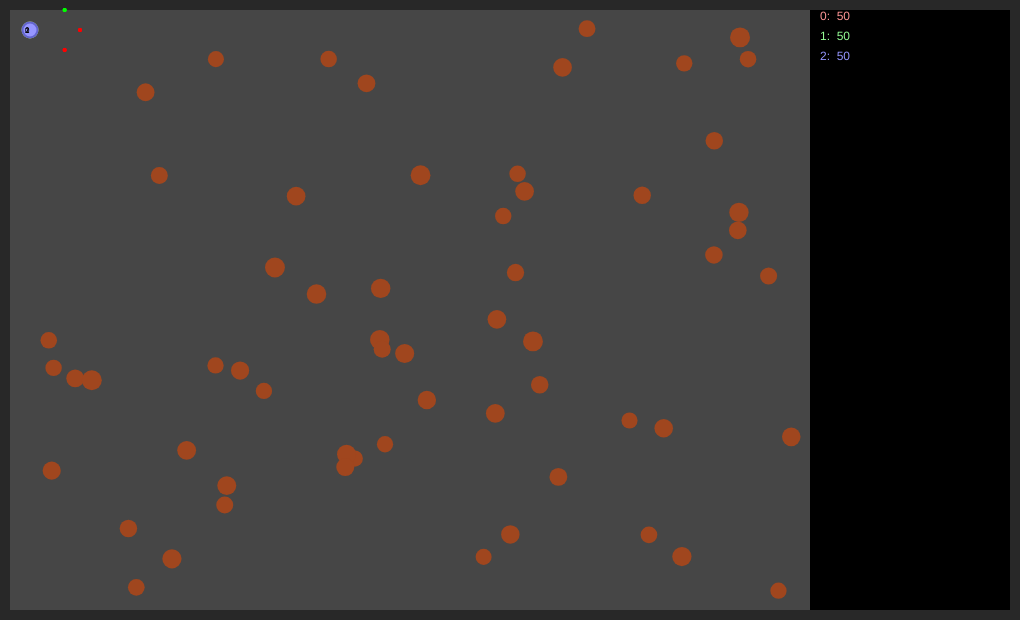
Frame 1 (no input)
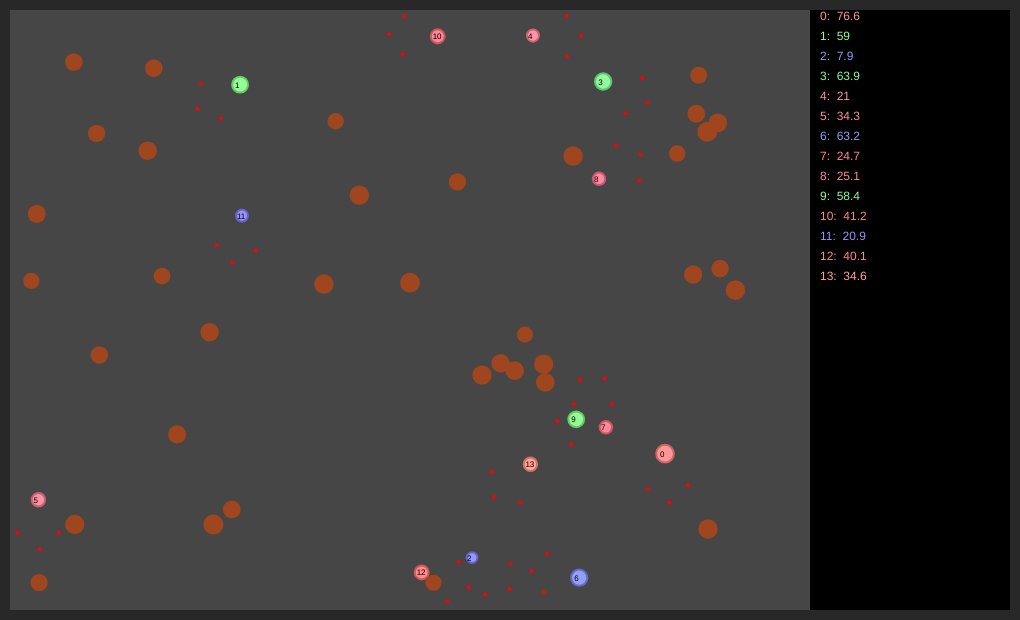
Frame 60 (no input)
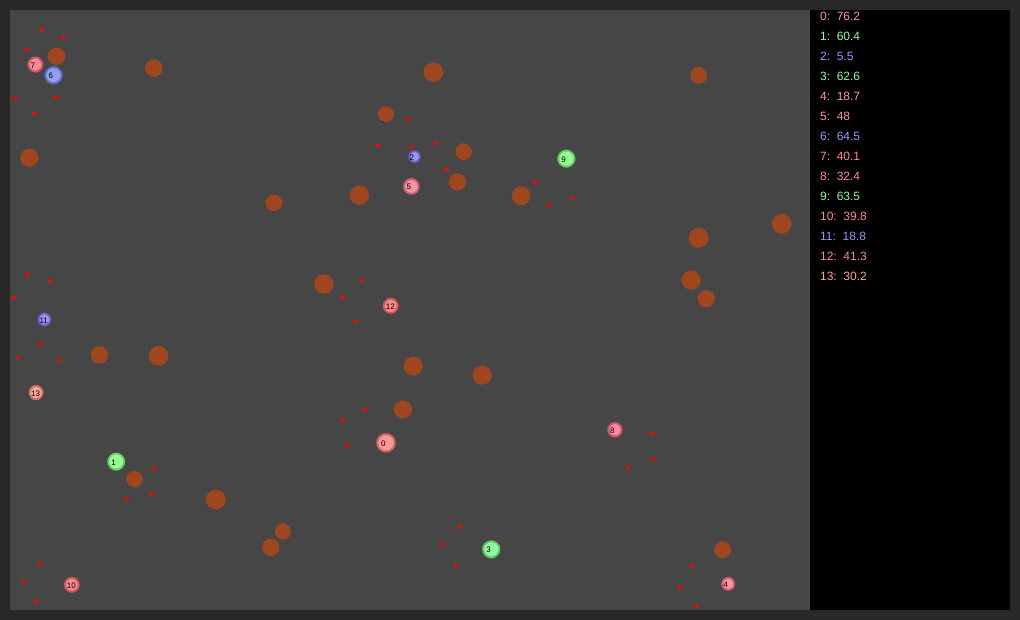
Frame 120 (the mouse pressed at the canvas centre since frame 60)

The p5.js sketch that drew these frames (run headless with seeded random() and noise() and a simulated clock; from frame 60 on, the mouse is pressed at the canvas centre):

// p5.js sketch
// ── sketch.js
var border = 10;
var width = 1000;
var height = 600;
var cubes = [];
var caali = [];
var foods = [];
var cubeCount = 0;
var nutrition = 0.2;
var foodCount = 60;
var passiveConsumption = 0.001;
var i;
var j;
var k;

function setup() {
    
    createCanvas(1000 + 2 * border, 600 + 2 * border);
    frameRate(60);
//    cubes[0] = new Cube();
//    cubes[0].x = 60 + border;
//    cubes[0].y = 100 + border;
//    cubes[0].w = 20;
//    cubes[0].h = 200
//    cubes[1] = new Cube();
//    cubes[1].x = 150 + border;
//    cubes[1].y = 280 + border;
//    cubes[1].w = 300;
//    cubes[1].h = 20;
//    cubes[2] = new Cube();
//    cubes[2].x = 350 + border;
//    cubes[2].y = 200 + border;
//    cubes[2].w = 20;
//    cubes[2].h = 400
//    cubes[3] = new Cube();
//    cubes[3].x = 200 + border;
//    cubes[3].y = 500 + border;
//    cubes[3].w = 400;
//    cubes[3].h = 40;
    
    for (i=0; i<3; i++) {
        caali[i] = new Caalis();
    }
    caali[0].r = 255;
    caali[0].g = 150;
    caali[0].b = 150;
    caali[1].r = 150;
    caali[1].g = 255;
    caali[1].b = 150;
    caali[2].r = 150;
    caali[2].g = 150;
    caali[2].b = 255;
    
    for (i = 0; i < foodCount; i++){
        foods[i] = new Food();
        foods[i].x = random(border + foods[i].size, 800 + border - foods[i].size);
        foods[i].y = random(border + foods[i].size, 600 + border - foods[i].size);
    }
    
}

function draw() {
    noStroke();
    background(70);
    fill(0);
    rect(800 + border, border, 200, 600);
    fill(40);
    rect(0, 0, 1000 + 2 * border,border);
    rect(0, 600+border,1000 + 2 * border, border);
    rect(0, border, border, 600);
    rect(1000 + border, border, border, 600);
    
//    for (i = 0; i < cubeCount; i++) {
//        cubes[i].draw();
//    }
//    

    if (frameCount % 20 == 0 && foods.length < foodCount) {
        var newFood = new Food();
        newFood.x = random(border + newFood.size, 800 + border - newFood.size);
        newFood.y = random(border + newFood.size, 600 + border - newFood.size);
        foods.push(newFood);
    }
    
   
    for (i = 0; i < caali.length; i++) {
        if (caali.length>39) console.log(i); 
        caali[i].see();
        caali[i].think();
        caali[i].update();
        caali[i].draw();
    }
    
    foods.forEach (function (food) {
        food.draw();
    })
    
    for (i = 0; i < caali.length; i++) {
        fill(caali[i].r, caali[i].g, caali[i].b);
        textSize(12);
        if (i<30) {
            text (i + ":  " + Math.round(caali[i].energy*10)/10, 820,20 + i * 20);
        }
        else {
            text (i + ":  " + Math.round(caali[i].energy*10)/10, 880,20 + (i-30) * 20);
        }
        fill(0);
        textSize(8);
        text (i, caali[i].x-5, caali[i].y+3);
    }
    
    
    
    var kaqs = 0;
    //DEBUG TEST TONY DELETE WHEN DONE                                      //DEBUG TEST TONY
    if (!mouseIsPressed) {
        for (kaqs = 0; kaqs < 601; kaqs++) {

            if (kaqs%20 == 0 && foods.length < foodCount) {
                var newFood = new Food();
                newFood.x = random(border + newFood.size, 800 + border - newFood.size);
                newFood.y = random(border + newFood.size, 600 + border - newFood.size);
                foods.push(newFood);
            }


            for (i = 0; i < caali.length; i++) {
                caali[i].see();
                caali[i].think();
                caali[i].update();
            }
        }
    }
    
}

function Caalis() {
    this.x = 30;
    this.y = 30;
    this.r = 255;
    this.g = 255;
    this.b = 255;
    this.rot = 0;
    this.speed = 1;
    this.rotspeed = 2;
    this.state = 0;
    this.randomturn = 0;
    this.stateDecay = 0;
    this.energy = 50;
    
    this.eyes = [];
    this.eyes[0] = new Eye();
    this.eyes[0].offset = 40;
    this.eyes[0].rotoffset = 30;
    
    this.eyes[1] = new Eye();
    this.eyes[1].offset = 40;
    this.eyes[1].rotoffset = -30;
    
    this.eyes[2] = new Eye();
    this.eyes[2].offset = 50;
    this.eyes[2].rotoffset = 0;
    
    this.think = function () {
        if (this.state == 0) {                                          //State 0: Standart wandering behaviour
            
            if (this.eyes[0].seesfood && !this.eyes[1].seesfood) {
                this.turn(this.rotspeed);
                this.randomturn = 0;
                this.move(this.speed);
                this.state = 3;
                this.stateDecay = 20;
            }
            else if (this.eyes[1].seesfood && !this.eyes[0].seesfood) {
                this.turn(-this.rotspeed);
                this.randomturn = 0;
                this.move(this.speed);
                this.state = 3;
                this.stateDecay = 20;
            }
            else if (this.eyes[2].seesfood) {
                this.stateDecay = 25;
                this.state = 3;
            }
            
            else if (this.eyes[0].seeswall && !this.eyes[1].seeswall) {
                this.turn(-this.rotspeed);
                this.randomturn = random(-this.rotspeed/3, 0);
            }
            else if (this.eyes[1].seeswall && !this.eyes[0].seeswall) {
                this.turn(this.rotspeed);
                this.randomturn = random(0, this.rotspeed/3);
            }
            else if (this.eyes[0].seeswall && this.eyes[1].seeswall){
                if (random(-1,1) > 0) {
                    this.state = 1;
                }
                else {
                    this.state = 2;
                }
            }
            else {
                this.move(this.speed);
                if (random(0,1) < 0.01) {
                    this.randomturn = random (-this.rotspeed / 3, this.rotspeed / 3);
                }
                this.turn(this.randomturn);
            }
        }
        
        
        else if (this.state == 1) {                                 //State 1: Turn left until no wall seen
            if (this.eyes[0].seeswall || this.eyes[1].seeswall) {
                this.turn(this.rotspeed);
            }
            else {
                this.state = 0;
            }
        }
        
        
        else if (this.state == 2) {                                 //State 2: Turn right until no wall seen
            if (this.eyes[0].seeswall || this.eyes[1].seeswall) {
                this.turn(-this.rotspeed);
            }
            else {
                this.state = 0;
            }
        }
        
        
        else if (this.state == 3) {                                 //State 3: Run for food until stateDecay==0
            if (this.eyes[0].seesfood && !this.eyes[1].seesfood) {
                this.turn(this.rotspeed);
            }
            else if (this.eyes[1].seesfood && !this.eyes[0].seesfood) {
                this.turn(-this.rotspeed);
            }
            this.randomturn = 0;
            this.move(this.speed*2);
            this.stateDecay--;
            if (this.stateDecay == 0 || this.eyes[0].seeswall || this.eyes[1].seeswall) {
                this.state = 0;
            }
            
        }
        
        else if (this.state == 4) {     
            this.stateDecay--;
            if (this.stateDecay == 0) {
                this.state = 0;
                this.split();
            }
        }
    }
    
    this.see = function () {
        for (k = 0; k < this.eyes.length; k++) {
            this.eyes[k].x = this.x + Math.cos(radians(this.rot + this.eyes[k].rotoffset)) * this.eyes[k].offset;
            this.eyes[k].y = this.y + Math.sin(radians(this.rot + this.eyes[k].rotoffset)) * this.eyes[k].offset;
            this.eyes[k].see();
        }
    }
    
    this.draw = function () {
        
        //fill(90, 220, 130);
        fill(this.r, this.g, this.b);
        stroke(this.r - 50, this.g - 50, this.b - 50);
        strokeWeight(2);
        ellipse(this.x, this.y, (this.energy + 100) / 10);
        noStroke();
        for (k = 0; k < this.eyes.length; k++) {
            fill(255, 0, 0);

            if (this.eyes[k].seeswall) {
                fill(0, 255, 0);
            }  
            if (this.eyes[k].seesfood) {
                fill(0, 0, 255);
            }

            ellipse(this.eyes[k].x, this.eyes[k].y, 4, 4);
        }
    }
    
    this.move = function (spd) {
        this.x += Math.cos(radians(this.rot)) * spd;
        this.y += Math.sin(radians(this.rot)) * spd;
        this.energy-=Math.pow(Math.abs(spd), 1.1) * 0.01;
    }
    
    this.turn = function (rotspd) {
        this.rot += rotspd;
        this.energy-=Math.abs(rotspd)*0.005;
        if (this.rot >= 360) {
            this.rot -= 360;
        }
        else if (this.rot < 0) {
            this.rot += 360;
        }
    }
    
    this.update = function () {
        for (j = 0; j < foods.length; j++) {
            if (Math.sqrt(Math.pow(foods[j].x - this.x, 2) + Math.pow(foods[j].y - this.y, 2)) < foods[j].size/2 +  (this.energy + 100)/20) {
                this.energy += foods[j].size * nutrition;
                foods[j].respawn();                                 //Food eating energy gain
                if (this.energy > 100) {                              //TODO Splitting behaviour
                    this.stateDecay = 60;
                    this.state = 4;
                }
            }
        }
        this.energy -= passiveConsumption;
        
        if (this.energy <= 0) {
            caali.splice(i, 1);
            if(i == caali.length && i != 0) {
                i--;
            }
        }
    }
    
    this.split = function () {
        this.child = new Caalis();
        this.child.x = this.x;
        this.child.y = this.y;
        this.child.speed = this.speed + random(-0.1, 0.1);
        this.child.rotspeed = this.rotspeed + random(-0.1, 0.1);
        this.child.eyes[0].offset = this.eyes[0].offset + random(-1, 1);
        this.child.eyes[1].offset = this.eyes[1].offset + random(-1, 1);
        this.child.eyes[2].offset = this.eyes[2].offset + random(-1, 1);
        this.child.eyes[0].rotoffset = this.eyes[0].rotoffset + random(-2,2);
        this.child.eyes[1].rotoffset = this.eyes[1].rotoffset + random(-2,2);
        this.child.eyes[2].rotoffset = this.eyes[2].rotoffset + random(-2,2);
        this.child.r = Math.max(Math.min(this.r + random(-15,15), 255), 0);
        this.child.g = Math.max(Math.min(this.g + random(-15,15), 255), 0);
        this.child.b = Math.max(Math.min(this.b + random(-15,15), 255), 0);
        this.child.rot = this.rot + 180;
        caali[caali.length] = this.child;
        this.energy-=50;
    }
}

function Cube() {
    
    this.x = 200;
    this.y = 200;
    this.w = 100;
    this.h = 100;
    this.draw = function () {
        fill(200);
        rect(this.x - this.w / 2, this.y - this.h / 2, this.w, this.h);
    }
}

function Food() {
    this.x = 300;
    this.y = 350;
    this.size = 16 + random(0, 4);
    
    this.draw = function () {
        fill(160, 70, 30);
        ellipse(this.x, this.y, this.size);
    }
    
    this.respawn = function () {
//        this.x = random(border + this.size, 600 + border - this.size);
//        this.y = random(border + this.size, 600 + border - this.size);
        foods.splice(j, 1);
    }
}

function Eye() {
    this.x = 0;
    this.y = 0;
    this.offset = 10;
    this.rotoffset = 0;
    this.seeswall = false;
    this.seesfood = false;
    
    this.see = function () {
        
        this.seeswall = false;
        this.seesfood = false;
        for (j = 0; j < cubeCount; j++) {
            if (Math.abs(cubes[j].x - this.x) < cubes[j].w / 2 + 2 && Math.abs(cubes[j].y - this.y) < cubes[j].h / 2 + 2) {
                this.seeswall = true;
                break;
            }
        }
        
        for (j = 0; j < foods.length; j++) {
            if (Math.sqrt(Math.pow(foods[j].x - this.x, 2) + Math.pow(foods[j].y - this.y, 2)) < foods[j].size/2 + 2) {
                this.seesfood = true;
                break;
            }
        }
        
        
        
        if (!this.seeswall && (this.x < border + 2 || this.x > 800 + border - 2 || this.y < border + 2 || this.y > height - border - 2)) {
            this.seeswall = true;
        }
    }
}
